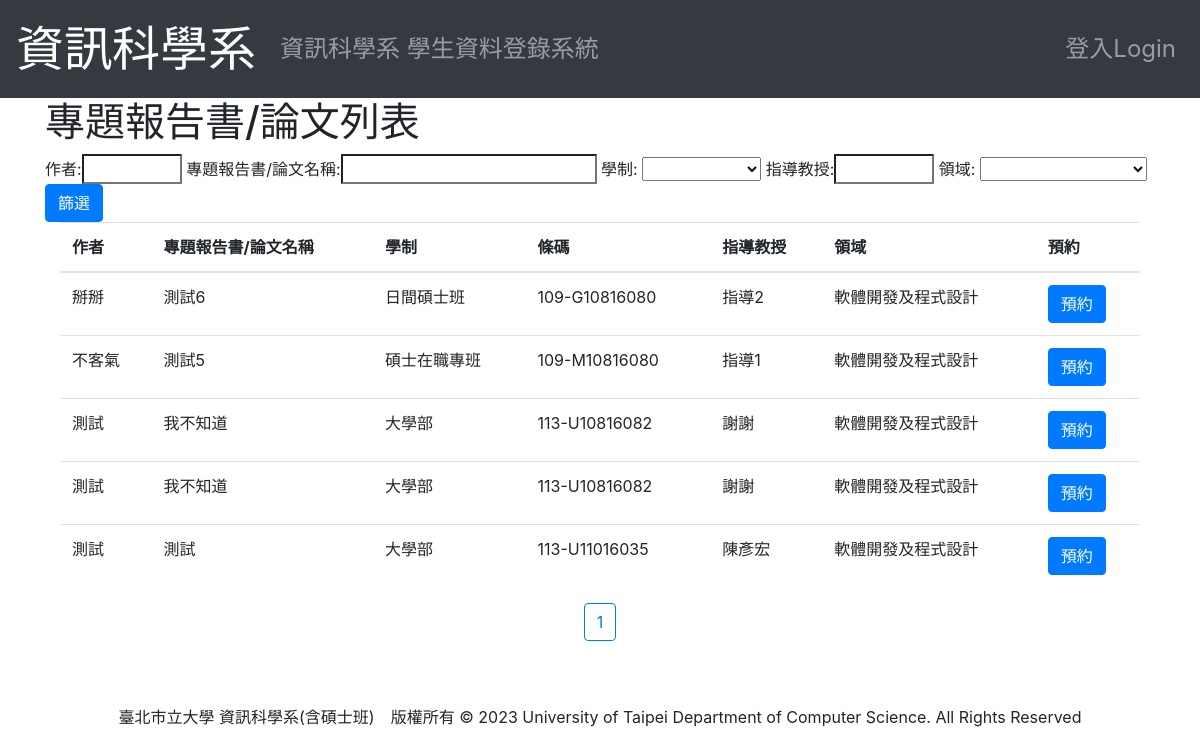
The page /BorrowPaper/1 on the database as committed earlier.
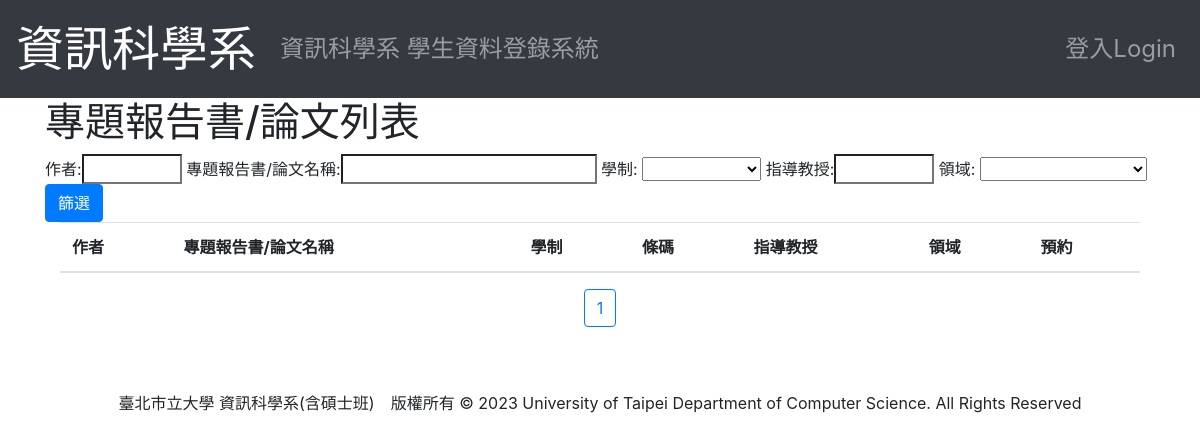
The same page on the database as committed later.
### student/models.py (models this page shows, shortened)
class Paper(models.Model):
    project = models.ForeignKey(Project, null = True, on_delete=models.CASCADE)
    barCode = models.CharField(max_length=20, null=True)
    lendTimes = models.IntegerField(default=0)
    class Meta:
        ordering = ['barCode', 'project__user__identity']

class Project(models.Model):
    user = models.ForeignKey(User, on_delete=models.PROTECT) #誰做這個專題的
    proposal = models.ForeignKey(Proposal, on_delete=models.PROTECT, blank = True, null = True)
    name = models.CharField(max_length = 30) #專題名稱
    report = models.FileField(upload_to = "Report/", default=None)#報告書電子檔
    poster = models.ImageField(upload_to = "Poster/", default=None)#海報或發表證明
    professor = models.CharField(max_length = 5)#指導教授
    FIELD = ((0, '軟體開發及程式設計'),
             (1, '網路及多媒體應用'),
             (2, '系統及演算法開發',))
    field = models.IntegerField(choices=FIELD, default=0)
    postDate = models.DateField(blank=True, null = True)#學位考試日期
    letter = models.FileField(upload_to='Uploaded Files/', blank=True, null=True, default=None)#同意函
    POST = ((0, '研討會'),
            (1, '期刊'),)
    post = models.PositiveIntegerField(choices=POST, default = 0, blank=True, null = True)
    seminarDate = models.DateTimeField(blank=True, null = True)#研討會或期刊發行日期
    seminarName = models.CharField(max_length=20, blank=True, null = True)#研討會或期刊名稱
    journalNumber = models.DecimalField(max_digits = 10, decimal_places = 0, blank=True, null = True)#期刊刊號
    STATE = ((0, '專題'),
             (1, '已申請'),
             (2, '已取消'),)
    state = models.IntegerField(choices=STATE, default = 0)
    cancelapplication = models.FileField(upload_to='CancelFinal/', blank=True, null=True, default=None)
    selected = models.BooleanField(default=False)
    class Meta:
        ordering = ["user"]

class User(AbstractUser):
    first_name = None
    last_name = None
    username = models.CharField(max_length=15, unique=True, null=True) #帳號
    name = models.CharField(max_length = 12) #姓名
    DEPARTMENT = ((0, '資訊科學系'),
                  (1, '外系'),)
    department = models.IntegerField(choices=DEPARTMENT, null=True, blank=True)
    IDENTITY=((0, '大學部'),
              (1, '管理員'),
              (2, '日間碩士班'),
              (3, '碩士在職專班'),
              (4, '系辦工讀生'))
    identity = models.IntegerField(choices=IDENTITY, default=0)
    enrollYear = models.DecimalField(max_digits = 4, decimal_places = 0, default = timezone.now().year)#入學年
    USER_NAME_FIELD = 'username'
    class Meta:
        ordering = ["username"]

### student/views.py (the view, shortened to what this page needs)
# urls.py: path('BorrowPaper/<int:pk>', views.BorrowPaper.as_view(), name='BorrowPaper'),#報告書列表
class BorrowPaper(ListView):
    def get(self, request, pk):
        queryDict = {}
        getValue = self.request.GET
        if getValue:
            if 'author' in getValue:
                queryDict['project__user__name__icontains'] = getValue['author']
            if 'name' in getValue:
                queryDict['project__name__icontains'] = getValue['name']
            if 'type' in getValue and int(getValue['type']) >= 0:
                queryDict['project__user__identity'] = int(getValue['type'])
            if 'professor' in getValue:
                queryDict['project__professor__icontains'] = getValue['professor']
            if 'field' in getValue and int(getValue['field']) >= 0:
                queryDict['project__field'] = int(getValue['field'])
            paper = Paper.objects.filter(**queryDict)
        else:
            paper = Paper.objects.all()
        paginator=Paginator(paper, limit)
        page=request.GET.get('page')
        try:
            paper=paginator.page(page)
        except PageNotAnInteger:
            paper=paginator.page(1)
        except EmptyPage:
            paper=paginator.page(paginator.num_pages)
        context = {
            'paper': paper,
        }
        return render(request, 'BorrowPaper.html', context)

### templates/BorrowPaper.html (shortened to what this page needs)
{% extends 'layout.html' %}
{% block title %}專題報告書/論文列表{% endblock %}
{% block content %}
<form method = "GET">
    作者:<input type = "search" name = "author" placeholder = "" style="width: 100px;">
    專題報告書/論文名稱:<input type = "search" name = "name" placeholder = "">
    學制:
    <select class = "select" name = "type">
        <option value = -1></option>
        <option value = 0 {% if type == 0 %} selected="selected" {% endif %}>大學部</option>
    </select>
    指導教授:<input type = "search" name = "professor" placeholder = "" style="width: 100px;">
    領域:
    <select type="Select" name="field">
        <option value = -1></option>
        <option value = '0' {% if field == '0' %}selected{% endif %}>軟體開發及程式設計</option>
    </select>
    <input type="submit" class="btn btn-primary" name = "search" value="篩選" />
</form>
    <div class="container">
        <table class="table">
            <thead>
                <tr>
                    <th scope="col">作者</th>
                    <th scope="col">專題報告書/論文名稱</th>
                    <th scope="col">學制</th>
                    <th scope="col">條碼</th>
                    <th scope="col">指導教授</th>
                    <th scope="col">領域</th>
                    <th scope="col">預約</th>
                </tr>
            </thead>
            <tbody>
                {% for paper in paper %}
                    <tr>
                        <td>{{ paper.project.user.name }}</td>
                        <td>{{ paper.project.name }}</td>
                        <td>{{ paper.project.user.get_identity_display }}</td>
                        <td>{{ paper.barCode }}</td>
                        <td>{{ paper.project.professor }}</td>
                        <td>{{ paper.project.get_field_display }}</td>
                        <td><a href="{% url 'MakeBooking' pk=paper.id %}" class="btn btn-primary">預約</a></td>
                    </tr>
                {% endfor %}
            </tbody>
        </table>
    </div>
    <p style="text-align:center">
        {% for page_number in paper.paginator.page_range %}
          {% ifequal page_number  paper.number %}
            <button class="btn btn-outline-primary">{{ page_number }}</button>
          {% else %}
            <a href="?page={{ page_number }}" class="btn btn-primary">{{ page_number }}</a>
          {% endifequal %}
        {% endfor %}
    </p>
{% endblock %}

### templates/layout.html (shortened to what this page needs)
<!DOCTYPE html>
<html lang="en">
<head>
    <link rel="stylesheet" href="https://maxcdn.bootstrapcdn.com/bootstrap/4.0.0/css/bootstrap.min.css">
</head>
<body>
    <nav class="navbar navbar-expand-lg navbar-dark bg-dark">
        <a class="navbar-brand" href="{% url 'Home' %}">
            <font size="20" color="white" face=""標楷體>資訊科學系</font>
        </a>
        <div class="collapse navbar-collapse" id="navbarNav">
            <ul class="navbar-nav mr-auto">
                {% if user and user.is_authenticated %}
                    {% if user.department == 0 %}
                        {% if user.identity == 1 or user.identity == 4 %}
                            <li class="nav-item dropdown">
                                <a class="nav-link dropdown-toggle" href="#" id="navbarDropdown" role="button" data-toggle="dropdown" aria-haspopup="true" aria-expanded="false">
                                    資料總覽
                                </a>
                                <div class="dropdown-menu" aria-labelledby="navbarDropdown">
                                    <a class="dropdown-item" href="{% url 'DisplayLicense' %}">證照總覽</a>
                                    <a class="dropdown-item" href="{% url 'DisplayProject' %}">專題報告書總覽</a>
                                    <a class="dropdown-item" href="{% url 'DisplayProposal' %}">計畫發表總覽</a>
                                    <a class="dropdown-item" href="{% url 'DisplayFinal' %}">學位考試總覽</a>
                                </div>
                            </li>
                            {% if user.identity == 1 %}
                                <li class="nav-item dropdown">
                                    <a class="nav-link dropdown-toggle" href="#" id="navbarDropdown" role="button" data-toggle="dropdown" aria-haspopup="true" aria-expanded="false">
                                        學生相關
                                    </a>
                                    <div class="dropdown-menu" aria-labelledby="navbarDropdown">
                                        <a class="dropdown-item" href="{% url 'ImportAndExport' %}">新增學生</a>
                                        <a class="dropdown-item" href="{% url 'SearchStudent' %}">修改學生資料</a>
                                    </div>
                                </li>
                            {% endif %}
                            <li class="nav-item dropdown">
                                <a class="nav-link dropdown-toggle" href="#" id="navbarDropdown" role="button" data-toggle="dropdown" aria-haspopup="true" aria-expanded="false">
                                    借閱相關
                                </a>
                                <div class="dropdown-menu" aria-labelledby="navbarDropdown">
                                    <a class="dropdown-item" href="{% url 'BookingList' %}">借閱申請</a>
                                    <a class="dropdown-item" href="{% url 'HistoryBookingAnalysis' %}">借閱分析</a>
                                </div>
                            </li>
                            <li class="nav-item">
                                <a class="nav-link" href="{% url 'HistoryPaperUpdate' %}">往年報告書上傳</a>
                            </li>
                        {% elif user.identity == 0 %}
                            <li class="nav-item dropdown">
                                <a class="nav-link dropdown-toggle" href="#" id="navbarDropdown" role="button" data-toggle="dropdown" aria-haspopup="true" aria-expanded="false">
                                    資料上傳
                                </a>
                                <div class="dropdown-menu" aria-labelledby="navbarDropdown">
                                    <a class="dropdown-item" href="{% url 'PassLicense' pk=user.id %}">證照登錄</a>
                                    <a class="dropdown-item" href="{% url 'PassProject' pk=user.id %}">專題報告書繳交</a>
                                </div>
                            </li>
                            <li class="nav-item dropdown">
                                <a class="nav-link dropdown-toggle" href="#" id="navbarDropdown" role="button" data-toggle="dropdown" aria-haspopup="true" aria-expanded="false">
                                    已上傳的資料
                                </a>
                                <div class="dropdown-menu" aria-labelledby="navbarDropdown">
                                    <a class="dropdown-item" href="{% url 'UserLicense' pk=user.id %}">證照</a>
                                    <a class="dropdown-item" href="{% url 'UserProject' pk=user.id %}">專題報告書</a>
                                </div>
                            </li>
                        {% else %}
                            <li class="nav-item dropdown">
                                <a class="nav-link dropdown-toggle" href="#" id="navbarDropdown" role="button" data-toggle="dropdown" aria-haspopup="true" aria-expanded="false">
                                    資料上傳
                                </a>
                                <div class="dropdown-menu" aria-labelledby="navbarDropdown">
                                    <a class="dropdown-item" href="{% url 'PassProposal' pk=user.id %}">計畫發表登錄</a>
                                    <a class="dropdown-item" href="{% url 'PassFinal' pk=user.id %}">學位考試登錄</a>
                                </div>
                            </li>
                            <li class="nav-item dropdown">
                                <a class="nav-link dropdown-toggle" href="#" id="navbarDropdown" role="button" data-toggle="dropdown" aria-haspopup="true" aria-expanded="false">
                                    已上傳的資料
                                </a>
                                <div class="dropdown-menu" aria-labelledby="navbarDropdown">
                                    <a class="dropdown-item" href="{% url 'UserProposalAndFinal' pk=user.id %}">計畫發表與學位考試</a>
                                </div>
                            </li>
                        {% endif %}
                    {% endif %}
                    <li class="nav-item">
                        <a class="nav-link" href="{% url 'BorrowPaper' pk=user.id %}">預約借閱</a>
                    </li>
                    <li class="nav-item">
                        <a class="nav-link" href="{% url 'UserBooking' pk=user.id %}">預約紀錄</a>
                    </li>
                    <li class="nav-item">
                        <a class="nav-link" href="{% url 'GetEntityPaper' %}">領取專題報告書/論文</a>
                    </li>
                {% else %}
                    <a class="nav-link" href="{% url 'Home' %}" style="font-size: x-large;">資訊科學系 學生資料登錄系統</a>
                {% endif %}
            </ul>
            <ul class="navbar-nav">
                {% if user.is_authenticated %}
                <li class="nav-item">
                    <a href="{% url 'EditPassword' pk=user.id %}" class="nav-link">{{ user.name }}</a>
                </li>
                <li class="nav-item">
                    <a class="nav-link" href="{% url 'logout' %}">登出Logout</a>
                </li>
                {% else %}
                <li class="nav-item">
                    <a class="nav-link" href="{% url 'login' %}" style="font-size: x-large;">登入Login</a>
                </li>
                {% endif %}
            </ul>
        </div>
    </nav>
    <div class="container">
        <h1>{% block title %}{% endblock %}</h1>
    </div>
    <div class="container">
        {% block content %}{% endblock %}
    </div>
    <br><br>
    <div class="container" align="center">
        臺北市立大學 資訊科學系(含碩士班)　版權所有 © 2023   University of Taipei Department of Computer Science. All Rights Reserved
    </div>
</body>
</html>

Rows that differ between the two databases and show on the page:
removed Paper: project.user.name "掰掰", project.name "測試6", project.user.identity "日間碩士班", barCode "109-G10816080", project.professor "指導2", project.field "軟體開發及程式設計"
removed Paper: project.user.name "不客氣", project.name "測試5", project.user.identity "碩士在職專班", barCode "109-M10816080", project.professor "指導1", project.field "軟體開發及程式設計"
removed Paper: project.user.name "測試", project.name "我不知道", project.user.identity "大學部", barCode "113-U10816082", project.professor "謝謝", project.field "軟體開發及程式設計"
removed Paper: project.user.name "測試", project.name "我不知道", project.user.identity "大學部", barCode "113-U10816082", project.professor "謝謝", project.field "軟體開發及程式設計"
removed Paper: project.user.name "測試", project.name "測試", project.user.identity "大學部", barCode "113-U11016035", project.professor "陳彥宏", project.field "軟體開發及程式設計"
